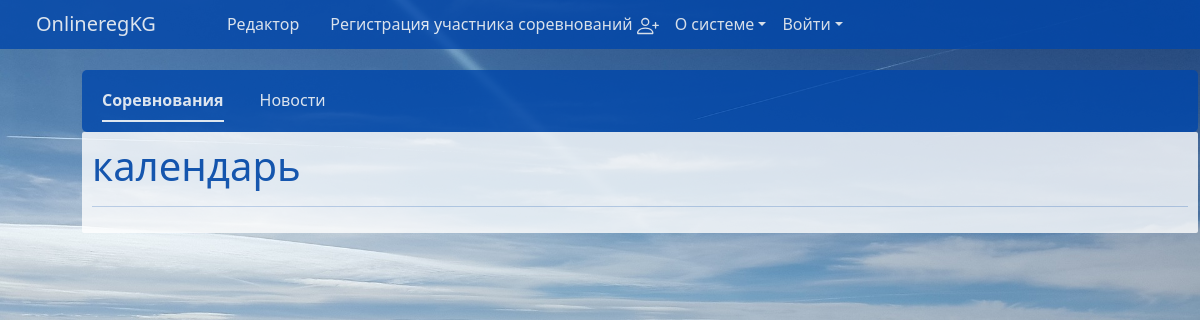
The app's page /, older data.
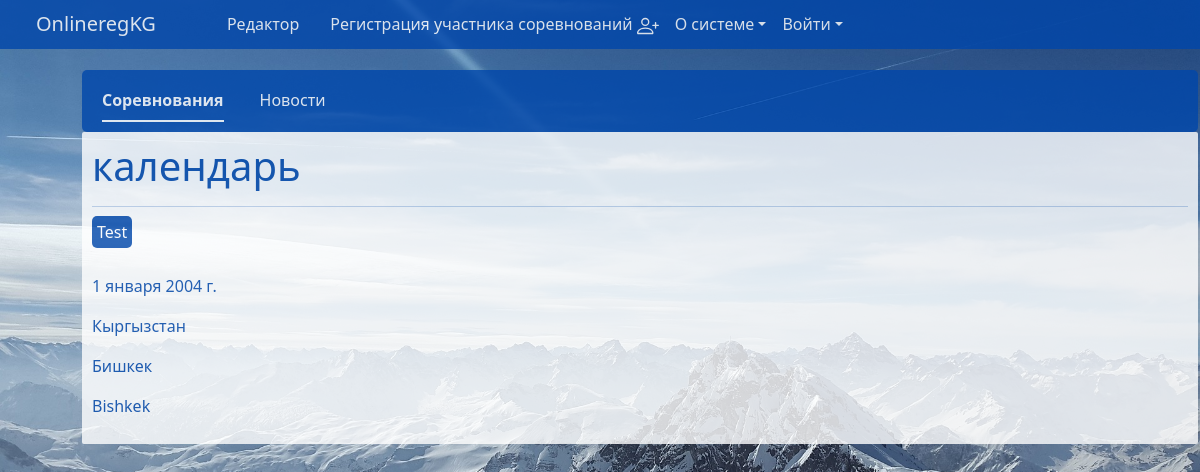
The same page, newer data.
### competitions/models.py (models this page shows, shortened)
class Competition(models.Model):
    hostState_list = [
        ('Кыргызстан', 'Кыргызстан'),
    ]
    region_list = [
        ('Бишкек', 'Бишкек'),
        ('Чуй', 'Чуй'),
        ('Каракол', 'Каракол'),
        ('Баткен', 'Баткен'),
        ('Джалал-Абад', 'Джалал-Абад'),
        ('Нарын', 'Нарын'),
        ('Талас', 'Талас'),
        ('Ош', 'Ош'),
    ]
    before_18 = ['12', '11', '13', '14', '15', '16', '17', '18']
    before_25 = ['19', '20', '21', '22', '23', '24', '25']
    before_35 = ['26', '27', '28', '29', '30', '31', '32', '33', '34', '35']
    before_45 = ['36', '37', '38', '39', '40', '41', '42', '43', '45']
    ignor = ['A', 'B', 'C', 'D']
    age_groups_of_participants_list = [
        (f'{before_18}', 'До-18'),
        (f'{before_25}', '18-25'),
        (f'{before_35}', '25-35'),
        (f'{before_45}', '35-45'),
        (f'{ignor}', 'A, B, C, D ')
    ]
    phone_regex = RegexValidator(
        regex=r'\+996\d{9}$',
        message='Номер телефона должен быть в формате: "+996XXXXXXXXX'
    )
    telegram_regex = RegexValidator(
        regex=r'^@[A-Za-z0-9]{5,}$',
        message='invalid username Telegram'
    )
    author = models.ForeignKey(User, on_delete=models.CASCADE, related_name='competitions', verbose_name='Редактор', blank=True, null=True)
    create_date = models.DateTimeField(auto_now_add=True)
    state = models.CharField(choices=hostState_list, max_length=10, blank=False, verbose_name='Государство проведения')
    region = models.CharField(choices=region_list, max_length=11, blank=False, verbose_name='Регион проведения')
    date = models.DateField(blank=False, verbose_name='Дата (-ы) проведения')
    organizer_name = models.CharField(max_length=30, blank=False,verbose_name='Имя организатора', null=True)
    organizer_last_name = models.CharField(max_length=100, blank=False, verbose_name='Фамилия организатора', null=True)
    organizer_email = models.EmailField(blank=False, verbose_name='email организатора', null=True)
    organizer_phone = models.CharField(max_length=13, blank=True, verbose_name='номер телефона организатора', null=True, validators=[phone_regex])
    organizer_telegram = models.CharField(max_length=20, blank=False, null=True, validators=[telegram_regex], verbose_name='Telegram организатора')
    organizer_whatsapp = models.CharField(max_length=255, blank=True, null=True, validators=[phone_regex], verbose_name='WhatsApp организатора')
    competition_name = models.CharField(max_length=255, blank=False, verbose_name='Наименование')
    location = models.CharField(max_length=255, blank=False, verbose_name='Место проведения')
    age_groups_of_participants = models.TextField( blank=False, verbose_name='Возрастные группы участников')
    illustration = models.ImageField(upload_to='competitions_illustration', blank=False, verbose_name='Иллюстрация')
    announcement = models.TextField(blank=False, verbose_name='Краткий анонс')
    coordinates_to_competition = models.CharField(max_length=255, blank=True, verbose_name='Точные координаты')
    slug = models.SlugField(unique=True, max_length=255)
    class Meta:
        verbose_name = 'Соревнование'
        verbose_name_plural = 'Соревнования'

### main/views.py (the view)
# urls.py: path('', views.index,  name='index'),
def index(request):
    active_link = 'competitions'
    competitions_data = Competition.objects.order_by('-create_date')
    return render(request, "main/index.html", {'active_link': active_link, 'competitions': competitions_data})

### main/templates/main/index.html (shortened to what this page needs)
{% extends 'main/layout.html' %}
{% block body %}
  <div>
    <div id="index-nav">
      <ul class="nav nav-underline" id="">
        <li class="nav-item" id="index-nav-item">
          <a id="index-link" class="nav-link active" aria-current="page" href="{% url 'index' %}">Соревнования</a>
        </li>
        <li class="nav-item" id="index-nav-item">
          <a id="index-link" class="nav-link" href="{% url 'news_info' %}">Новости</a>
        </li>
      </ul>
    </div>
    {% if active_link == 'competitions' %}
      <div id="index-table-info">
        <div>
          <h1>календарь</h1>
        </div>
        <hr>
        {% for competition in competitions %}
          <div>
            <div>
              <h6>
                <a class="competition-name" id="link-competitions" href="{% url 'competition_detail' competition.slug %}">{{ competition.competition_name }}</a>
              </h6>
            </div>
            <br>
            <div>
              <p>{{ competition.date }}</p>
              <p>{{ competition.state }}</p>
              <p>{{ competition.region }}</p>
              <p>{{ competition.location }}</p>
            </div>
          </div>
        {% endfor %}
      </div>
    {% endif %}
    </div>
{% endblock %}

Row changes from the older to the newer data that the page shows:
added Competition: competition_name "Test", date "1 января 2004 г.", state "Кыргызстан", region "Бишкек", location "Bishkek"
